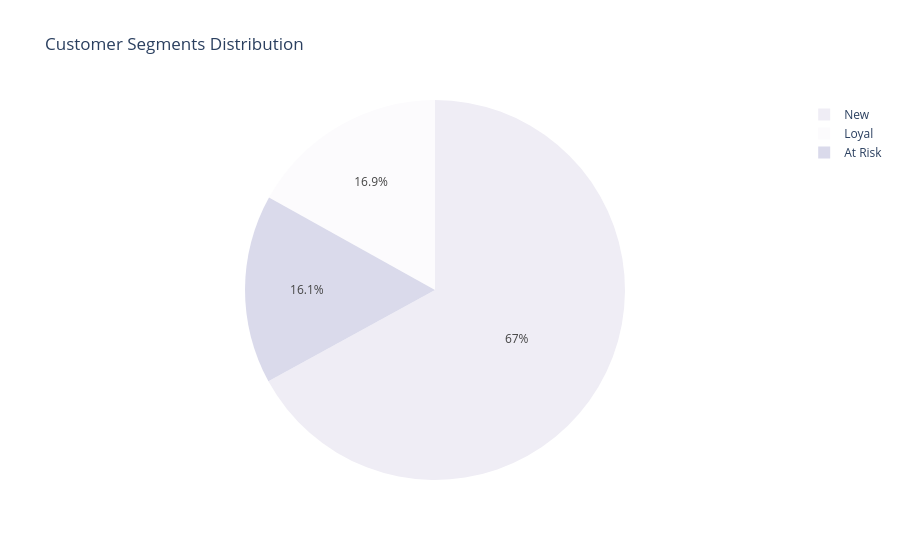

The code cell stored with this chart in its notebook:
### Markdown cell above
# 1. Segment Distribution (Pie Chart)

### Code cell
fig = px.pie(rfm, names='Segment', title='Customer Segments Distribution',
             color='Segment', color_discrete_sequence=px.colors.sequential.Purples)
fig.show()

### Figure 1 — Plotly figure (JSON) as saved in the notebook; plotly's stock layout.template omitted (floating-point values rounded to 4 significant figures; data arrays with more than 128 entries replaced by an {"elided": "..."} marker saying what was removed)
{"data": [{"customdata": {"elided": "946x1 str values"}, "domain": {"x": [0, 1], "y": [0, 1]}, "hovertemplate": "Segment=%{customdata[0]}<extra></extra>", "labels": {"elided": "946 str values"}, "legendgroup": "", "marker": {"colors": {"elided": "946 str values"}}, "name": "", "showlegend": true, "type": "pie"}], "layout": {"legend": {"tracegroupgap": 0}, "piecolorway": ["rgb(252,251,253)", "rgb(239,237,245)", "rgb(218,218,235)", "rgb(188,189,220)", "rgb(158,154,200)", "rgb(128,125,186)", "rgb(106,81,163)", "rgb(84,39,143)", "rgb(63,0,125)"], "title": {"text": "Customer Segments Distribution"}}}
